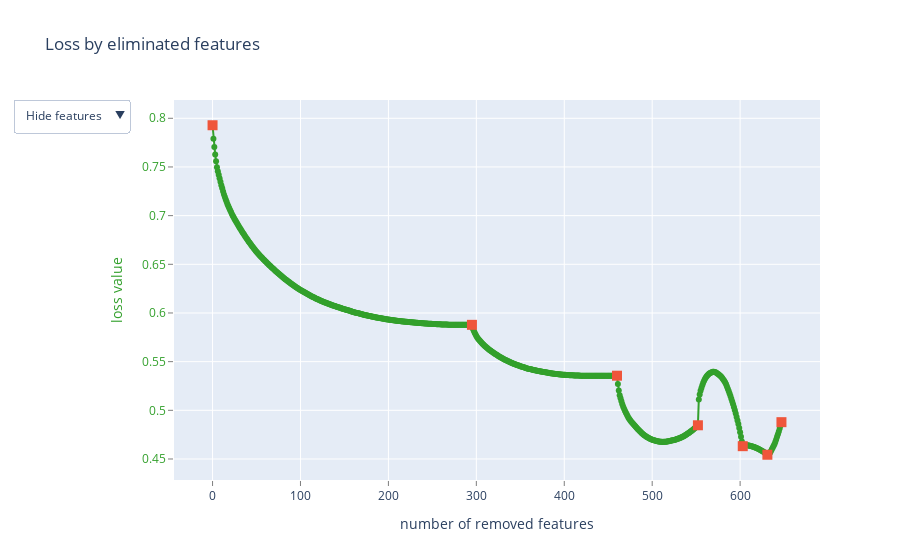
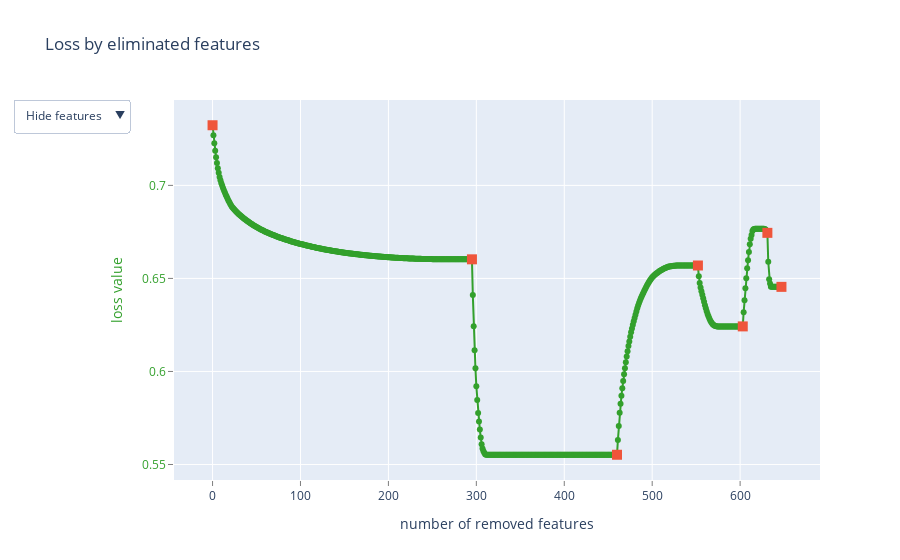
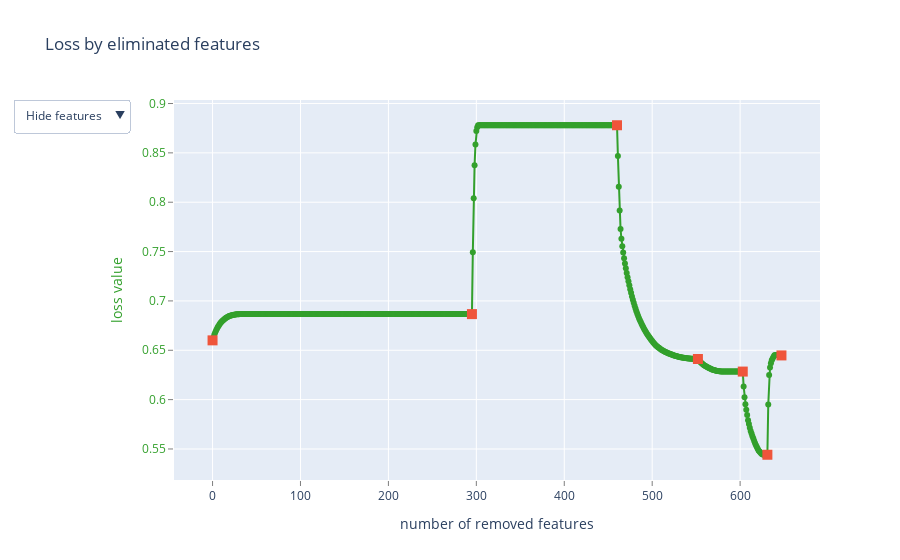
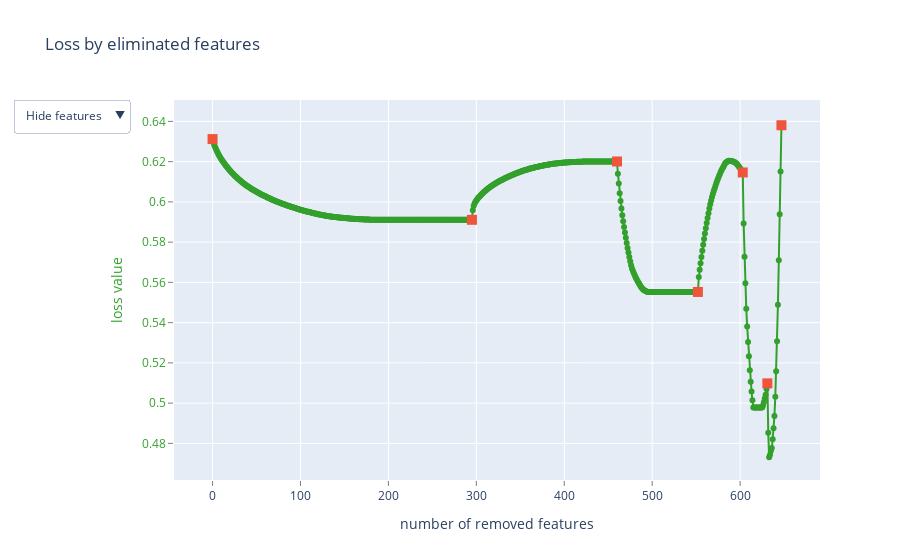

The code cell stored with these charts, in order, in its notebook:
### Code cell
splits = [8334788, 9151291, 4517925, 5765657, 1797675]
roc_auc = []
scaler = StandardScaler()

for random_split in splits:
    assembled_pred = np.zeros(46)
    for df in dfs:
        grand_X = list()
        grand_y = list()
        X, y = (df.drop(['is_good', 'stru_label'], axis=1), df['is_good'])
        X_scaled = scaler.fit_transform(X)
        grand_X.append(X_scaled)
        y = y.astype(int)
        grand_y.append(y)
        X_tr = list()
        y_tr = list()
        X_te = list()
        y_te = list()
        for X_scaled, y in zip(grand_X, grand_y):
            X_train, X_test, y_train, y_test = train_test_split(X_scaled, y, test_size=0.4, random_state=random_split)
            X_tr.extend(X_train)
            X_te.extend(X_test)
            y_tr.extend(y_train)
            y_te.extend(y_test)
        model = CatBoostClassifier(eval_metric='AUC', verbose = False)
        feature_names = ['F{}'.format(i) for i in range(np.array(X_tr).shape[1])]
        test_pool = Pool(np.array(X_te), y_te, feature_names=feature_names)
        summary = model.select_features(
        X = X_tr,
        y=y_tr,
        eval_set=test_pool,
        features_for_select= np.arange(len(X_tr[0])),
        num_features_to_select=20,
        steps=6,
        algorithm=EFeaturesSelectionAlgorithm.RecursiveByShapValues,
        shap_calc_type=EShapCalcType.Regular,
        train_final_model=True,
        logging_level='Silent',
        plot=True)
        y_pred = model.predict_proba(X_te)[:, 1]
        assembled_pred += y_pred
        print(f"roc auc score {roc_auc_score(y_te, y_pred)}")
        indexes = np.argsort(model.predict_proba(X_te)[:, 1])
        break
    # assembled_pred /= len(dfs)
    roc_auc.append(roc_auc_score(y_te, assembled_pred))
    print(f"roc auc score {roc_auc[-1]} for random_split {random_split}")
print(f"mean roc auc {np.mean(roc_auc)}")

### Figure 1 — Plotly figure (JSON) as saved in the notebook; plotly's stock layout.template omitted (floating-point values rounded to 4 significant figures; data arrays with more than 128 entries replaced by an {"elided": "..."} marker saying what was removed)
{"data": [{"line": {"color": "rgb(51,160,44)"}, "mode": "lines+markers", "name": "", "text": {"elided": "648 str values"}, "type": "scatter", "x": {"elided": "648 int values"}, "y": {"elided": "648 float values"}}, {"marker": {"size": 10, "symbol": "square"}, "mode": "markers", "name": "", "text": ["", "11", "219", "450", "474", "488", "84"], "type": "scatter", "x": [0, 295, 460, 552, 603, 631, 647], "y": [0.7929, 0.5878, 0.5356, 0.4846, 0.4632, 0.4544, 0.4878]}, {"mode": "text", "name": "", "text": {"elided": "648 str values"}, "textfont": {"color": "rgb(51,160,44)", "family": "sans serif", "size": 18}, "textposition": "bottom center", "type": "scatter", "visible": false, "x": {"elided": "648 int values"}, "y": {"elided": "648 float values"}}], "layout": {"showlegend": false, "title": {"text": "Loss by eliminated features"}, "updatemenus": [{"active": 0, "buttons": [{"args": [{"visible": [true, true, false]}], "label": "Hide features", "method": "update"}, {"args": [{"visible": [true, true, true]}], "label": "Show indices", "method": "update"}], "pad": {"r": 10, "t": 10}, "showactive": true, "x": -0.25, "xanchor": "left", "y": 1.03, "yanchor": "top"}], "xaxis": {"gridcolor": "rgb(255,255,255)", "showgrid": true, "showline": false, "showticklabels": true, "tickcolor": "rgb(127,127,127)", "ticks": "outside", "title": {"text": "number of removed features"}, "zeroline": false}, "yaxis": {"gridcolor": "rgb(255,255,255)", "showgrid": true, "showline": false, "showticklabels": true, "tickcolor": "rgb(127,127,127)", "tickfont": {"color": "rgb(51,160,44)"}, "ticks": "outside", "title": {"font": {"color": "rgb(51,160,44)"}, "text": "loss value"}, "zeroline": false}}}

### Figure 2 — Plotly figure (JSON) as saved in the notebook; plotly's stock layout.template omitted (floating-point values rounded to 4 significant figures; data arrays with more than 128 entries replaced by an {"elided": "..."} marker saying what was removed)
{"data": [{"line": {"color": "rgb(51,160,44)"}, "mode": "lines+markers", "name": "", "text": {"elided": "648 str values"}, "type": "scatter", "x": {"elided": "648 int values"}, "y": {"elided": "648 float values"}}, {"marker": {"size": 10, "symbol": "square"}, "mode": "markers", "name": "", "text": ["", "20", "165", "641", "534", "365", "566"], "type": "scatter", "x": [0, 295, 460, 552, 603, 631, 647], "y": [0.7323, 0.6603, 0.5552, 0.6569, 0.6242, 0.6745, 0.6455]}, {"mode": "text", "name": "", "text": {"elided": "648 str values"}, "textfont": {"color": "rgb(51,160,44)", "family": "sans serif", "size": 18}, "textposition": "bottom center", "type": "scatter", "visible": false, "x": {"elided": "648 int values"}, "y": {"elided": "648 float values"}}], "layout": {"showlegend": false, "title": {"text": "Loss by eliminated features"}, "updatemenus": [{"active": 0, "buttons": [{"args": [{"visible": [true, true, false]}], "label": "Hide features", "method": "update"}, {"args": [{"visible": [true, true, true]}], "label": "Show indices", "method": "update"}], "pad": {"r": 10, "t": 10}, "showactive": true, "x": -0.25, "xanchor": "left", "y": 1.03, "yanchor": "top"}], "xaxis": {"gridcolor": "rgb(255,255,255)", "showgrid": true, "showline": false, "showticklabels": true, "tickcolor": "rgb(127,127,127)", "ticks": "outside", "title": {"text": "number of removed features"}, "zeroline": false}, "yaxis": {"gridcolor": "rgb(255,255,255)", "showgrid": true, "showline": false, "showticklabels": true, "tickcolor": "rgb(127,127,127)", "tickfont": {"color": "rgb(51,160,44)"}, "ticks": "outside", "title": {"font": {"color": "rgb(51,160,44)"}, "text": "loss value"}, "zeroline": false}}}

### Figure 3 — Plotly figure (JSON) as saved in the notebook; plotly's stock layout.template omitted (floating-point values rounded to 4 significant figures; data arrays with more than 128 entries replaced by an {"elided": "..."} marker saying what was removed)
{"data": [{"line": {"color": "rgb(51,160,44)"}, "mode": "lines+markers", "name": "", "text": {"elided": "648 str values"}, "type": "scatter", "x": {"elided": "648 int values"}, "y": {"elided": "648 float values"}}, {"marker": {"size": 10, "symbol": "square"}, "mode": "markers", "name": "", "text": ["", "406", "576", "632", "244", "647", "658"], "type": "scatter", "x": [0, 295, 460, 552, 603, 631, 647], "y": [0.66, 0.6866, 0.878, 0.6412, 0.6284, 0.5441, 0.6448]}, {"mode": "text", "name": "", "text": {"elided": "648 str values"}, "textfont": {"color": "rgb(51,160,44)", "family": "sans serif", "size": 18}, "textposition": "bottom center", "type": "scatter", "visible": false, "x": {"elided": "648 int values"}, "y": {"elided": "648 float values"}}], "layout": {"showlegend": false, "title": {"text": "Loss by eliminated features"}, "updatemenus": [{"active": 0, "buttons": [{"args": [{"visible": [true, true, false]}], "label": "Hide features", "method": "update"}, {"args": [{"visible": [true, true, true]}], "label": "Show indices", "method": "update"}], "pad": {"r": 10, "t": 10}, "showactive": true, "x": -0.25, "xanchor": "left", "y": 1.03, "yanchor": "top"}], "xaxis": {"gridcolor": "rgb(255,255,255)", "showgrid": true, "showline": false, "showticklabels": true, "tickcolor": "rgb(127,127,127)", "ticks": "outside", "title": {"text": "number of removed features"}, "zeroline": false}, "yaxis": {"gridcolor": "rgb(255,255,255)", "showgrid": true, "showline": false, "showticklabels": true, "tickcolor": "rgb(127,127,127)", "tickfont": {"color": "rgb(51,160,44)"}, "ticks": "outside", "title": {"font": {"color": "rgb(51,160,44)"}, "text": "loss value"}, "zeroline": false}}}

### Figure 4 — Plotly figure (JSON) as saved in the notebook; plotly's stock layout.template omitted (floating-point values rounded to 4 significant figures; data arrays with more than 128 entries replaced by an {"elided": "..."} marker saying what was removed)
{"data": [{"line": {"color": "rgb(51,160,44)"}, "mode": "lines+markers", "name": "", "text": {"elided": "648 str values"}, "type": "scatter", "x": {"elided": "648 int values"}, "y": {"elided": "648 float values"}}, {"marker": {"size": 10, "symbol": "square"}, "mode": "markers", "name": "", "text": ["", "428", "661", "86", "373", "643", "506"], "type": "scatter", "x": [0, 295, 460, 552, 603, 631, 647], "y": [0.6312, 0.5911, 0.6201, 0.5552, 0.6146, 0.5098, 0.6381]}, {"mode": "text", "name": "", "text": {"elided": "648 str values"}, "textfont": {"color": "rgb(51,160,44)", "family": "sans serif", "size": 18}, "textposition": "bottom center", "type": "scatter", "visible": false, "x": {"elided": "648 int values"}, "y": {"elided": "648 float values"}}], "layout": {"showlegend": false, "title": {"text": "Loss by eliminated features"}, "updatemenus": [{"active": 0, "buttons": [{"args": [{"visible": [true, true, false]}], "label": "Hide features", "method": "update"}, {"args": [{"visible": [true, true, true]}], "label": "Show indices", "method": "update"}], "pad": {"r": 10, "t": 10}, "showactive": true, "x": -0.25, "xanchor": "left", "y": 1.03, "yanchor": "top"}], "xaxis": {"gridcolor": "rgb(255,255,255)", "showgrid": true, "showline": false, "showticklabels": true, "tickcolor": "rgb(127,127,127)", "ticks": "outside", "title": {"text": "number of removed features"}, "zeroline": false}, "yaxis": {"gridcolor": "rgb(255,255,255)", "showgrid": true, "showline": false, "showticklabels": true, "tickcolor": "rgb(127,127,127)", "tickfont": {"color": "rgb(51,160,44)"}, "ticks": "outside", "title": {"font": {"color": "rgb(51,160,44)"}, "text": "loss value"}, "zeroline": false}}}
